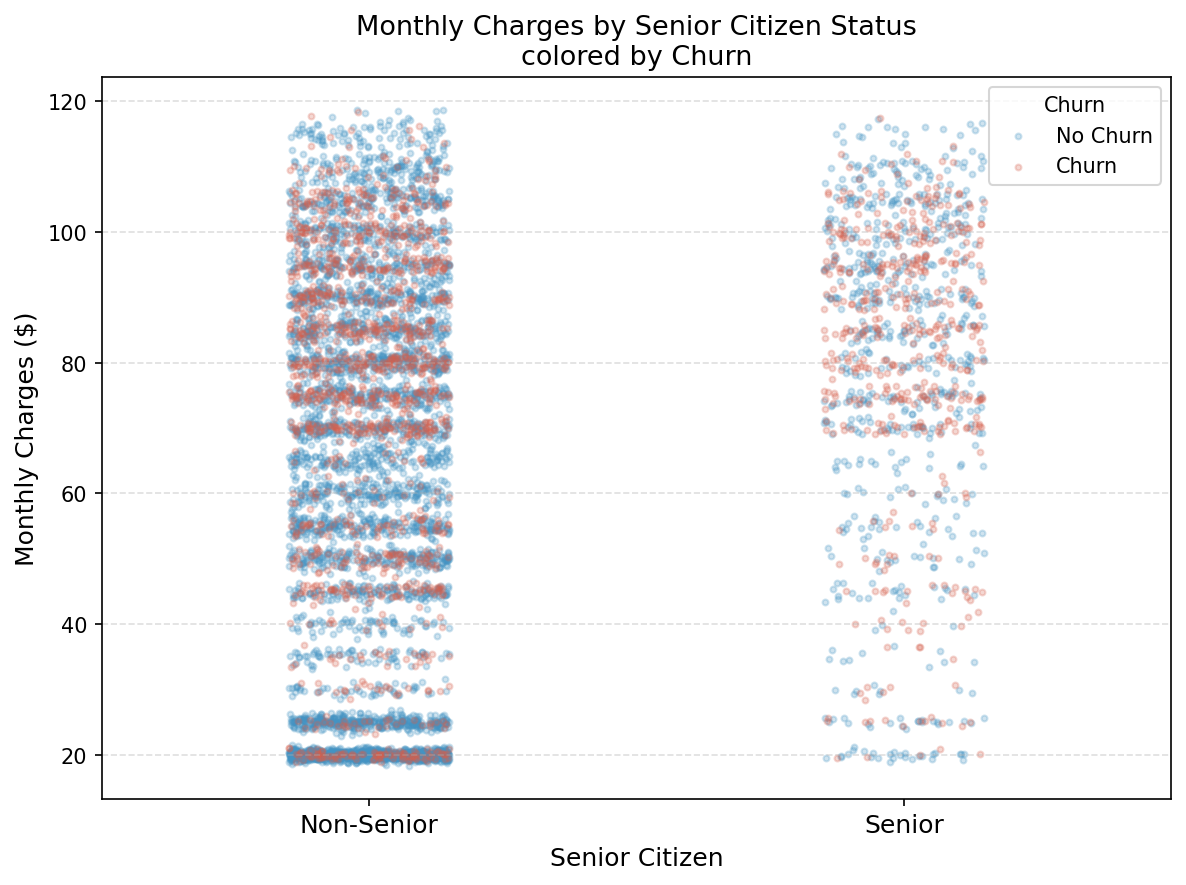

Recreate this plot in Python.
import pathlib
import pandas as pd
import matplotlib
matplotlib.use("Agg")
import matplotlib.pyplot as plt
import numpy as np

HERE = pathlib.Path(__file__).resolve().parent
DATA = HERE.parent / "data" / "processed" / "cleaned_telco_customer_churn.csv"

df = pd.read_csv(DATA).dropna(subset=["total_charges"])

colors = {0: "#4393c3", 1: "#d6604d"}
labels = {0: "No Churn", 1: "Churn"}
x_labels = {0: "Non-Senior", 1: "Senior"}

fig, ax = plt.subplots(figsize=(8, 6))

rng = np.random.default_rng(42)

for churn_val in [0, 1]:
    for senior_val in [0, 1]:
        mask = (df["churn"] == churn_val) & (df["senior_citizen"] == senior_val)
        n = mask.sum()
        jitter = rng.uniform(-0.15, 0.15, n)
        ax.scatter(
            senior_val + jitter,
            df.loc[mask, "monthly_charges"],
            color=colors[churn_val],
            alpha=0.25,
            s=8,
            label=labels[churn_val] if senior_val == 0 else "_nolegend_",
        )

ax.set_xticks([0, 1])
ax.set_xticklabels([x_labels[0], x_labels[1]], fontsize=12)
ax.set_xlabel("Senior Citizen", fontsize=12)
ax.set_ylabel("Monthly Charges ($)", fontsize=12)
ax.set_title("Monthly Charges by Senior Citizen Status\ncolored by Churn", fontsize=13)
ax.legend(title="Churn", fontsize=10, title_fontsize=10)
ax.grid(axis="y", linestyle="--", alpha=0.4)
ax.set_xlim(-0.5, 1.5)

fig.tight_layout()
out = HERE / "senior_monthly_charges.png"
fig.savefig(out, dpi=150, bbox_inches="tight")
print(f"Saved → {out}")
plt.close(fig)
